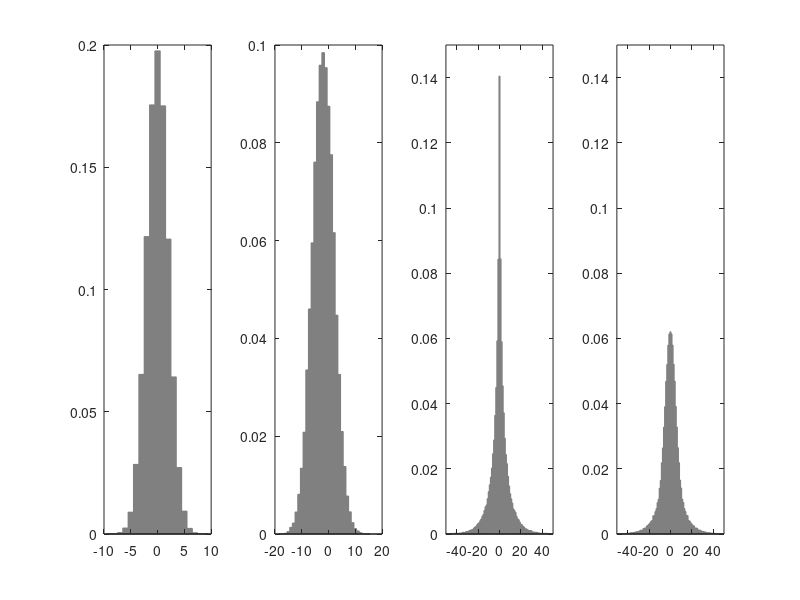

This chart was generated by the following MATLAB code:
clear all
close all
clc


rng(0)

num = 100000;
border = 1;


X = normrnd(0, 2, [num, 1]);
% W = rand(num, 1);
% W = randn(num, 1)*100;
W = normrnd(-2, 4, [num, 1]);



Z = X .* W;


line_X = round(min(X)):border:round(max(X));
f_X = hist(X, line_X);
f_X = f_X/num;

line_W = round(min(W)):border:round(max(W));
f_W = hist(W, line_W);
f_W = f_W/num;

line_Z = round(min(Z)):border*1:round(max(Z));
f_Z = hist(Z, line_Z);
f_Z = f_Z/num;





X = round(X*(1/border))*border;
W = round(W*(1/border))*border;



% assume z = 200

% product distribution simulation experiment





% line_t = 1:border:2000;
% f_t = 1:border:2000;




line_t = min(line_Z):border:max(line_Z);
f_t = min(line_Z):border:max(line_Z);


for j = 1:max(size(line_t))
    z = line_t(j);
    p_all = 0;

    for i = 1:max(size(line_X))
        x = line_X(i);

        if x ~= 0
            p_x = f_X(find(line_X == x));

            w = round( (z/x)*(1/border))*border;
            pos = find(line_W == w);

            p_w = 0;
            if min(size(pos)) > 0
                p_w = p_w + f_W(pos);
            end

            temp = p_x*p_w*(1/abs(x));
            p_all = p_all + temp;

            if z == 1
                [z x w pos p_x p_w temp p_all]
            end
        else
            

            x_l = x - 1;
            x_r = x + 1;

            x = x_l;
            w = round( (z/x)*(1/border))*border;
            pos = find(line_W == w);

            p_w = 0;
            if min(size(pos)) > 0
                p_w = p_w + f_W(pos);
            end

            temp_l = p_x*p_w*(1/abs(x));

            x = x_r;
            w = round( (z/x)*(1/border))*border;
            pos = find(line_W == w);

            p_w = 0;
            if min(size(pos)) > 0
                p_w = p_w + f_W(pos);
            end

            temp_r = p_x*p_w*(1/abs(x));

            p_all = p_all + (temp_l + temp_r)/2;
        end
    end

    f_t(j) = p_all;
end





figure
subplot(1, 4, 1)
bar(line_X, f_X, 1, 'FaceColor', [0.5 0.5 0.5], 'EdgeColor', [0.5 0.5 0.5])
subplot(1, 4, 2)
bar(line_W, f_W, 1, 'FaceColor', [0.5 0.5 0.5], 'EdgeColor', [0.5 0.5 0.5])
subplot(1, 4, 3)
bar(line_Z, f_Z, 1, 'FaceColor', [0.5 0.5 0.5], 'EdgeColor', [0.5 0.5 0.5])
ylim([0 0.15])
xlim([-50 50])
subplot(1, 4, 4)
bar(line_t, f_t, 1, 'FaceColor', [0.5 0.5 0.5], 'EdgeColor', [0.5 0.5 0.5])
ylim([0 0.15])
xlim([-50 50])




% f_Z_t = abs(f_t - f_t);
% f_Z_t( round( line_Z * (1/border) )) = f_Z;
% 
% 
% p_value = sum(f_Z_t .* f_t)/(sum(f_Z_t.*f_Z_t)^(0.5) * sum(f_t.*f_t)^(0.5))


p_value = sum(f_Z .* f_t)/(sum(f_Z .* f_Z)^(0.5) * sum(f_t .* f_t)^(0.5));
p_value
